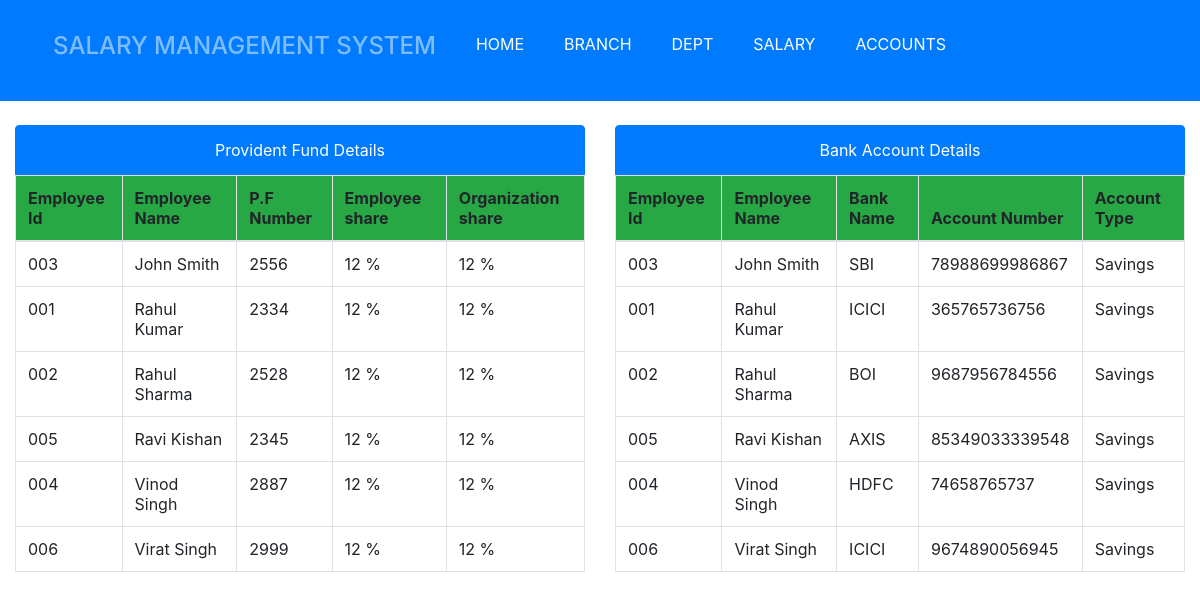
The page /accounts.php on the database its author committed.
### tables this page shows
CREATE TABLE `employee_accounts` (
  `employee_id` varchar(80) NOT NULL,
  `role` varchar(20) NOT NULL,
  `bank_acc_no` varchar(100) NOT NULL,
  `bank_name` varchar(20) NOT NULL,
  `pf_acc_no` int(11) NOT NULL,
  `bank_type` varchar(20) NOT NULL,
  `emp_share` int(11) NOT NULL,
  `org_share` int(11) NOT NULL,
  `ts` timestamp NOT NULL DEFAULT current_timestamp()
);

CREATE TABLE `employee_information` (
  `employee_id` varchar(80) NOT NULL,
  `first_name` varchar(150) NOT NULL,
  `last_name` varchar(150) NOT NULL,
  `gender` varchar(11) NOT NULL,
  `department` varchar(120) NOT NULL,
  `experience` int(10) NOT NULL,
  `salary` int(11) NOT NULL,
  `age` int(10) NOT NULL,
  `address` varchar(200) NOT NULL,
  `email` varchar(120) NOT NULL,
  `mobile` varchar(100) NOT NULL,
  `country` varchar(20) NOT NULL,
  `ts` timestamp NOT NULL DEFAULT current_timestamp()
);

### accounts.php (the view, shortened to what this page needs)
<head>
    <?php include 'header.php'  ?>
</head>
<body>
<?php include '_navbar.php'  ?>
<?php include './configs/db_config.php'  ?>
<?php
$sql = "SELECT * FROM Employee_Information INNER JOIN Employee_accounts ON Employee_Information.employee_id=Employee_accounts.employee_id order by  Employee_Information.first_name;";
$result = $conn->query($sql);
?>
<div class="col-sm-12 text-center mt-4 ">
<div class="row">
    <div class="col-sm-6">
        <table class="table table-bordered">
        <li class="list-group-item active">Provident Fund Details</li>
        <thead class="bg-success">
        <tr>
            <th>Employee Id</th>
            <th>Employee Name</th>
            <th>P.F Number </th>
            <th>Employee share</th>
            <th>Organization share</th>
        </tr>
        </thead>
        <tbody>
        <?php
            if ($result->num_rows > 0) {
                while($row = $result->fetch_assoc()) {
        ?>
        <tr>
            <td><?php echo $row["employee_id"] ?></td>
            <td><?php echo $row["first_name"]." ".$row["last_name"] ?></td>
            <td><?php echo $row["pf_acc_no"] ?></td>
            <td><?php echo $row["emp_share"] ?> %</td>
            <td><?php echo $row["org_share"] ?> %</td>
        </tr>
        <?php
            }
        }
        ?>
        </tbody>
    </table>
    </div>
    <div class="col-sm-6">
        <table class="table table-bordered">
        <li class="list-group-item active">Bank Account Details</li>
        <thead class="bg-success">
        <tr>
            <th>Employee Id</th>
            <th>Employee Name</th>
            <th>Bank Name</th>
            <th>Account Number</th>
            <th>Account Type </th>
        </tr>
        </thead>
        <tbody>
        <?php
        $sql1 = "SELECT * FROM Employee_Information INNER JOIN Employee_accounts ON Employee_Information.employee_id=Employee_accounts.employee_id order by  Employee_Information.first_name;";
        $result1 = $conn->query($sql1);
        if ($result1->num_rows > 0) {
            while($row1 = $result1->fetch_assoc()) {
        ?>
            <tr>
                <td><?php echo $row1["employee_id"] ?></td>
                <td><?php echo $row1["first_name"]." ".$row1["last_name"] ?></td>
                <td><?php echo $row1["bank_name"] ?></td>
                <td><?php echo $row1["bank_acc_no"] ?>  </td>
                <td><?php echo $row1["bank_type"] ?> </td>
            </tr>
            <?php
            }
        }
        ?>
        </tbody>
    </table>
    </div>
</div>
</div>

### header.php (shortened to what this page needs)
<!DOCTYPE html>
<html>
<head>
  <link rel="stylesheet" href="CSS/B1.css">
</head>

### _navbar.php
<nav class="navbar navbar-expand-sm bg-primary navbar-dark mb-2">
  <div class="container mb-3 mt-3">
  <ul class="navbar-nav">
    <li class="nav-item active">
      <h4><a class="nav-link" href="index.php">SALARY MANAGEMENT SYSTEM</a></h4>
    </li>
    <li class="nav-item ml-4 active">
      <a class="nav-link" href="dashboard.php">HOME</a>
    </li>
    <li class="nav-item ml-4 active">
      <a class="nav-link" href="branch.php">BRANCH</a>
    </li>
    <li class="nav-item ml-4 active">
      <a class="nav-link" href="dispdept.php">DEPT</a>
    </li>
    <li class="nav-item ml-4 active">
      <a class="nav-link" href="payroll.php">SALARY</a>
    </li>
    <li class="nav-item ml-4 active">
      <a class="nav-link" href="accounts.php">ACCOUNTS</a>
    </li>
  </ul>
  </div>
</nav>

### rows shown on the page
employee_accounts: employee_id "003", employee_id.first_name "John", employee_id.last_name "Smith", pf_acc_no "2556", emp_share "12", org_share "12", bank_name "SBI", bank_acc_no "78988699986867", bank_type "Savings"
employee_accounts: employee_id "001", employee_id.first_name "Rahul", employee_id.last_name "Kumar", pf_acc_no "2334", emp_share "12", org_share "12", bank_name "ICICI", bank_acc_no "365765736756", bank_type "Savings"
employee_accounts: employee_id "002", employee_id.first_name "Rahul", employee_id.last_name "Sharma", pf_acc_no "2528", emp_share "12", org_share "12", bank_name "BOI", bank_acc_no "9687956784556", bank_type "Savings"
employee_accounts: employee_id "005", employee_id.first_name "Ravi", employee_id.last_name "Kishan", pf_acc_no "2345", emp_share "12", org_share "12", bank_name "AXIS", bank_acc_no "85349033339548", bank_type "Savings"
employee_accounts: employee_id "004", employee_id.first_name "Vinod", employee_id.last_name "Singh", pf_acc_no "2887", emp_share "12", org_share "12", bank_name "HDFC", bank_acc_no "74658765737", bank_type "Savings"
employee_accounts: employee_id "006", employee_id.first_name "Virat", employee_id.last_name "Singh", pf_acc_no "2999", emp_share "12", org_share "12", bank_name "ICICI", bank_acc_no "9674890056945", bank_type "Savings"
